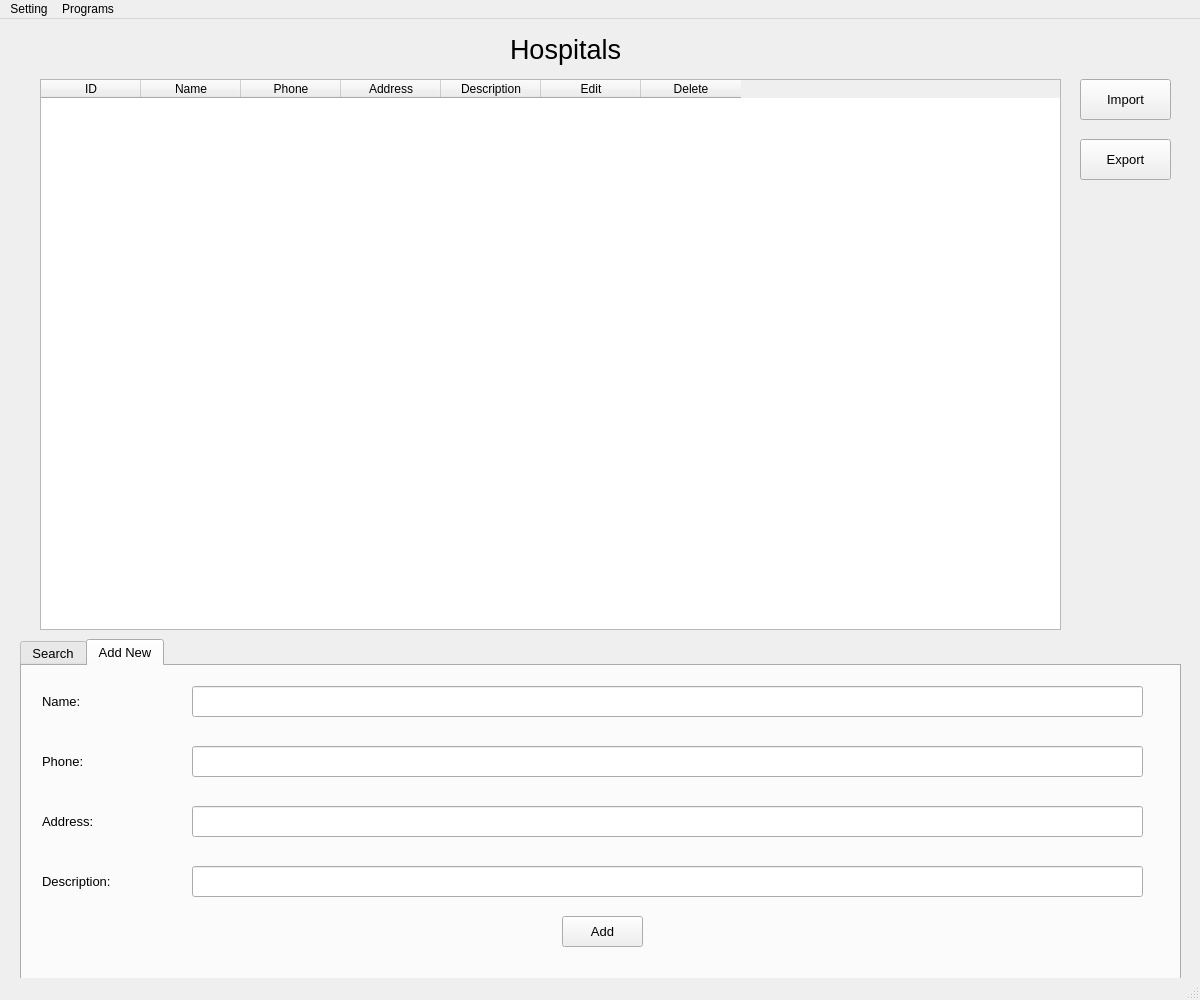
<?xml version="1.0" encoding="UTF-8"?>
<ui version="4.0">
 <class>HospitalWindow</class>
 <widget class="QMainWindow" name="HospitalWindow">
  <property name="geometry">
   <rect>
    <x>0</x>
    <y>0</y>
    <width>1200</width>
    <height>1000</height>
   </rect>
  </property>
  <property name="minimumSize">
   <size>
    <width>1200</width>
    <height>1000</height>
   </size>
  </property>
  <property name="maximumSize">
   <size>
    <width>1200</width>
    <height>1000</height>
   </size>
  </property>
  <property name="windowTitle">
   <string>Hospital Manage</string>
  </property>
  <property name="windowIcon">
   <iconset resource="icon.qrc">
    <normaloff>:/logo/fpt.png</normaloff>:/logo/fpt.png</iconset>
  </property>
  <widget class="QWidget" name="centralwidget">
   <widget class="QLabel" name="label">
    <property name="geometry">
     <rect>
      <x>510</x>
      <y>10</y>
      <width>221</width>
      <height>41</height>
     </rect>
    </property>
    <property name="font">
     <font>
      <family>Arial</family>
      <pointsize>20</pointsize>
      <weight>50</weight>
      <bold>false</bold>
     </font>
    </property>
    <property name="text">
     <string>Hospitals</string>
    </property>
   </widget>
   <widget class="QTableWidget" name="table_hospital">
    <property name="geometry">
     <rect>
      <x>40</x>
      <y>60</y>
      <width>1021</width>
      <height>551</height>
     </rect>
    </property>
    <property name="layoutDirection">
     <enum>Qt::LeftToRight</enum>
    </property>
    <column>
     <property name="text">
      <string>ID</string>
     </property>
    </column>
    <column>
     <property name="text">
      <string>Name</string>
     </property>
    </column>
    <column>
     <property name="text">
      <string>Phone</string>
     </property>
    </column>
    <column>
     <property name="text">
      <string>Address</string>
     </property>
    </column>
    <column>
     <property name="text">
      <string>Description</string>
     </property>
    </column>
    <column>
     <property name="text">
      <string>Edit</string>
     </property>
    </column>
    <column>
     <property name="text">
      <string>Delete</string>
     </property>
    </column>
   </widget>
   <widget class="QPushButton" name="import_button">
    <property name="geometry">
     <rect>
      <x>1080</x>
      <y>60</y>
      <width>91</width>
      <height>41</height>
     </rect>
    </property>
    <property name="font">
     <font>
      <family>MS Shell Dlg 2</family>
      <pointsize>10</pointsize>
     </font>
    </property>
    <property name="text">
     <string>Import</string>
    </property>
   </widget>
   <widget class="QPushButton" name="export_button">
    <property name="geometry">
     <rect>
      <x>1080</x>
      <y>120</y>
      <width>91</width>
      <height>41</height>
     </rect>
    </property>
    <property name="font">
     <font>
      <family>MS Shell Dlg 2</family>
      <pointsize>10</pointsize>
     </font>
    </property>
    <property name="text">
     <string>Export</string>
    </property>
   </widget>
   <widget class="QTabWidget" name="tab_widget">
    <property name="geometry">
     <rect>
      <x>20</x>
      <y>620</y>
      <width>1161</width>
      <height>341</height>
     </rect>
    </property>
    <property name="font">
     <font>
      <pointsize>10</pointsize>
     </font>
    </property>
    <property name="tabShape">
     <enum>QTabWidget::Rounded</enum>
    </property>
    <property name="currentIndex">
     <number>1</number>
    </property>
    <property name="tabsClosable">
     <bool>false</bool>
    </property>
    <property name="tabBarAutoHide">
     <bool>false</bool>
    </property>
    <widget class="QWidget" name="search">
     <attribute name="title">
      <string>Search</string>
     </attribute>
     <widget class="QGroupBox" name="search_box">
      <property name="geometry">
       <rect>
        <x>20</x>
        <y>30</y>
        <width>1121</width>
        <height>271</height>
       </rect>
      </property>
      <property name="font">
       <font>
        <pointsize>10</pointsize>
       </font>
      </property>
      <property name="title">
       <string>Search hospital</string>
      </property>
      <widget class="QPushButton" name="search_button">
       <property name="geometry">
        <rect>
         <x>450</x>
         <y>100</y>
         <width>201</width>
         <height>31</height>
        </rect>
       </property>
       <property name="font">
        <font>
         <family>MS Shell Dlg 2</family>
         <pointsize>10</pointsize>
        </font>
       </property>
       <property name="text">
        <string>Search hospital</string>
       </property>
      </widget>
      <widget class="QLineEdit" name="search_line">
       <property name="geometry">
        <rect>
         <x>100</x>
         <y>40</y>
         <width>1001</width>
         <height>31</height>
        </rect>
       </property>
       <property name="font">
        <font>
         <pointsize>10</pointsize>
        </font>
       </property>
      </widget>
      <widget class="QLabel" name="search_name">
       <property name="geometry">
        <rect>
         <x>10</x>
         <y>45</y>
         <width>61</width>
         <height>21</height>
        </rect>
       </property>
       <property name="font">
        <font>
         <family>MS Shell Dlg 2</family>
         <pointsize>10</pointsize>
        </font>
       </property>
       <property name="text">
        <string>Name:</string>
       </property>
      </widget>
     </widget>
    </widget>
    <widget class="QWidget" name="add_new">
     <attribute name="title">
      <string>Add New</string>
     </attribute>
     <widget class="QLineEdit" name="name_line">
      <property name="geometry">
       <rect>
        <x>170</x>
        <y>20</y>
        <width>951</width>
        <height>31</height>
       </rect>
      </property>
      <property name="font">
       <font>
        <pointsize>10</pointsize>
       </font>
      </property>
     </widget>
     <widget class="QLineEdit" name="phone_line">
      <property name="geometry">
       <rect>
        <x>170</x>
        <y>80</y>
        <width>951</width>
        <height>31</height>
       </rect>
      </property>
      <property name="font">
       <font>
        <pointsize>10</pointsize>
       </font>
      </property>
     </widget>
     <widget class="QLineEdit" name="address_line">
      <property name="geometry">
       <rect>
        <x>170</x>
        <y>140</y>
        <width>951</width>
        <height>31</height>
       </rect>
      </property>
      <property name="font">
       <font>
        <pointsize>10</pointsize>
       </font>
      </property>
     </widget>
     <widget class="QLineEdit" name="descript_line">
      <property name="geometry">
       <rect>
        <x>170</x>
        <y>200</y>
        <width>951</width>
        <height>31</height>
       </rect>
      </property>
      <property name="font">
       <font>
        <pointsize>10</pointsize>
       </font>
      </property>
     </widget>
     <widget class="QPushButton" name="add_button">
      <property name="geometry">
       <rect>
        <x>540</x>
        <y>250</y>
        <width>81</width>
        <height>31</height>
       </rect>
      </property>
      <property name="font">
       <font>
        <family>MS Shell Dlg 2</family>
        <pointsize>10</pointsize>
       </font>
      </property>
      <property name="text">
       <string>Add</string>
      </property>
     </widget>
     <widget class="QLabel" name="add_name">
      <property name="geometry">
       <rect>
        <x>20</x>
        <y>20</y>
        <width>121</width>
        <height>31</height>
       </rect>
      </property>
      <property name="font">
       <font>
        <pointsize>10</pointsize>
       </font>
      </property>
      <property name="text">
       <string>Name:</string>
      </property>
     </widget>
     <widget class="QLabel" name="add_phone">
      <property name="geometry">
       <rect>
        <x>20</x>
        <y>80</y>
        <width>121</width>
        <height>31</height>
       </rect>
      </property>
      <property name="font">
       <font>
        <pointsize>10</pointsize>
       </font>
      </property>
      <property name="text">
       <string>Phone:</string>
      </property>
     </widget>
     <widget class="QLabel" name="add_address">
      <property name="geometry">
       <rect>
        <x>20</x>
        <y>140</y>
        <width>121</width>
        <height>31</height>
       </rect>
      </property>
      <property name="font">
       <font>
        <pointsize>10</pointsize>
       </font>
      </property>
      <property name="text">
       <string>Address:</string>
      </property>
     </widget>
     <widget class="QLabel" name="add_descript">
      <property name="geometry">
       <rect>
        <x>20</x>
        <y>200</y>
        <width>121</width>
        <height>31</height>
       </rect>
      </property>
      <property name="font">
       <font>
        <pointsize>10</pointsize>
       </font>
      </property>
      <property name="text">
       <string>Description:</string>
      </property>
     </widget>
    </widget>
   </widget>
  </widget>
  <widget class="QMenuBar" name="menubar">
   <property name="geometry">
    <rect>
     <x>0</x>
     <y>0</y>
     <width>1200</width>
     <height>18</height>
    </rect>
   </property>
   <widget class="QMenu" name="menu_setting">
    <property name="title">
     <string>Setting</string>
    </property>
    <addaction name="action_config"/>
   </widget>
   <widget class="QMenu" name="menu_programs">
    <property name="title">
     <string>Programs</string>
    </property>
    <addaction name="action_doctor"/>
    <addaction name="separator"/>
    <addaction name="action_patient"/>
    <addaction name="separator"/>
    <addaction name="action_schedule"/>
   </widget>
   <addaction name="menu_setting"/>
   <addaction name="menu_programs"/>
  </widget>
  <widget class="QStatusBar" name="statusbar"/>
  <action name="action_config">
   <property name="icon">
    <iconset resource="icon.qrc">
     <normaloff>:/logo/setting.png</normaloff>:/logo/setting.png</iconset>
   </property>
   <property name="text">
    <string>Config</string>
   </property>
  </action>
  <action name="action_doctor">
   <property name="icon">
    <iconset resource="icon.qrc">
     <normaloff>:/logo/setting.png</normaloff>:/logo/setting.png</iconset>
   </property>
   <property name="text">
    <string>Doctor</string>
   </property>
  </action>
  <action name="action_patient">
   <property name="icon">
    <iconset resource="icon.qrc">
     <normaloff>:/logo/setting.png</normaloff>:/logo/setting.png</iconset>
   </property>
   <property name="text">
    <string>Patient</string>
   </property>
  </action>
  <action name="action_schedule">
   <property name="icon">
    <iconset resource="icon.qrc">
     <normaloff>:/logo/setting.png</normaloff>:/logo/setting.png</iconset>
   </property>
   <property name="text">
    <string>Schedule</string>
   </property>
  </action>
 </widget>
 <resources>
  <include location="icon.qrc"/>
 </resources>
 <connections/>
</ui>
